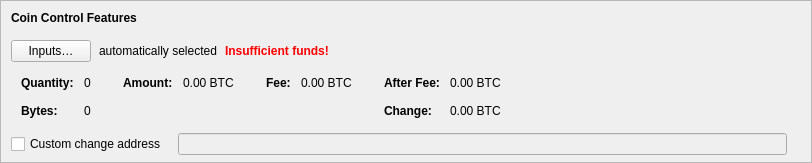
    <widget class="QFrame" name="frameCoinControl">
     <property name="sizePolicy">
      <sizepolicy hsizetype="Expanding" vsizetype="Expanding">
       <horstretch>0</horstretch>
       <verstretch>0</verstretch>
      </sizepolicy>
     </property>
     <property name="maximumSize">
      <size>
       <width>16777215</width>
       <height>16777215</height>
      </size>
     </property>
     <property name="frameShape">
      <enum>QFrame::StyledPanel</enum>
     </property>
     <property name="frameShadow">
      <enum>QFrame::Sunken</enum>
     </property>
     <layout class="QVBoxLayout" name="verticalLayoutCoinControl2">
      <property name="spacing">
       <number>0</number>
      </property>
      <property name="leftMargin">
       <number>0</number>
      </property>
      <property name="topMargin">
       <number>0</number>
      </property>
      <property name="rightMargin">
       <number>0</number>
      </property>
      <property name="bottomMargin">
       <number>6</number>
      </property>
      <item>
       <layout class="QVBoxLayout" name="verticalLayoutCoinControl" stretch="0,0,0,0,1">
        <property name="spacing">
         <number>0</number>
        </property>
        <property name="leftMargin">
         <number>10</number>
        </property>
        <property name="topMargin">
         <number>10</number>
        </property>
        <item>
         <layout class="QHBoxLayout" name="horizontalLayoutCoinControl1">
          <property name="bottomMargin">
           <number>15</number>
          </property>
          <item>
           <widget class="QLabel" name="labelCoinControlFeatures">
            <property name="sizePolicy">
             <sizepolicy hsizetype="Preferred" vsizetype="Maximum">
              <horstretch>0</horstretch>
              <verstretch>0</verstretch>
             </sizepolicy>
            </property>
            <property name="font">
             <font>
              <weight>75</weight>
              <bold>true</bold>
             </font>
            </property>
            <property name="styleSheet">
             <string notr="true">font-weight:bold;</string>
            </property>
            <property name="text">
             <string>Coin Control Features</string>
            </property>
           </widget>
          </item>
         </layout>
        </item>
        <item>
         <layout class="QHBoxLayout" name="horizontalLayoutCoinControl2" stretch="0,0,0,0">
          <property name="spacing">
           <number>8</number>
          </property>
          <property name="bottomMargin">
           <number>10</number>
          </property>
          <item>
           <widget class="QPushButton" name="pushButtonCoinControl">
            <property name="styleSheet">
             <string notr="true"/>
            </property>
            <property name="text">
             <string>Inputs…</string>
            </property>
            <property name="autoDefault">
             <bool>false</bool>
            </property>
           </widget>
          </item>
          <item>
           <widget class="QLabel" name="labelCoinControlAutomaticallySelected">
            <property name="text">
             <string>automatically selected</string>
            </property>
            <property name="margin">
             <number>5</number>
            </property>
           </widget>
          </item>
          <item>
           <widget class="QLabel" name="labelCoinControlInsuffFunds">
            <property name="font">
             <font>
              <weight>75</weight>
              <bold>true</bold>
             </font>
            </property>
            <property name="styleSheet">
             <string notr="true">color:red;font-weight:bold;</string>
            </property>
            <property name="text">
             <string>Insufficient funds!</string>
            </property>
            <property name="margin">
             <number>5</number>
            </property>
           </widget>
          </item>
          <item>
           <spacer name="horizontalSpacerCoinControl">
            <property name="orientation">
             <enum>Qt::Horizontal</enum>
            </property>
            <property name="sizeHint" stdset="0">
             <size>
              <width>40</width>
              <height>1</height>
             </size>
            </property>
           </spacer>
          </item>
         </layout>
        </item>
        <item>
         <widget class="QWidget" name="widgetCoinControl" native="true">
          <property name="sizePolicy">
           <sizepolicy hsizetype="Preferred" vsizetype="Preferred">
            <horstretch>0</horstretch>
            <verstretch>0</verstretch>
           </sizepolicy>
          </property>
          <property name="minimumSize">
           <size>
            <width>0</width>
            <height>0</height>
           </size>
          </property>
          <property name="styleSheet">
           <string notr="true"/>
          </property>
          <layout class="QHBoxLayout" name="horizontalLayoutCoinControl5">
           <property name="leftMargin">
            <number>0</number>
           </property>
           <property name="topMargin">
            <number>0</number>
           </property>
           <property name="rightMargin">
            <number>0</number>
           </property>
           <property name="bottomMargin">
            <number>0</number>
           </property>
           <item>
            <layout class="QHBoxLayout" name="horizontalLayoutCoinControl3" stretch="0,0,0,1">
             <property name="spacing">
              <number>20</number>
             </property>
             <property name="topMargin">
              <number>0</number>
             </property>
             <property name="bottomMargin">
              <number>10</number>
             </property>
             <item>
              <layout class="QFormLayout" name="formLayoutCoinControl1">
               <property name="labelAlignment">
                <set>Qt::AlignLeft|Qt::AlignVCenter</set>
               </property>
               <property name="horizontalSpacing">
                <number>10</number>
               </property>
               <property name="verticalSpacing">
                <number>14</number>
               </property>
               <property name="leftMargin">
                <number>10</number>
               </property>
               <property name="topMargin">
                <number>4</number>
               </property>
               <property name="rightMargin">
                <number>6</number>
               </property>
               <item row="0" column="0">
                <widget class="QLabel" name="labelCoinControlQuantityText">
                 <property name="font">
                  <font>
                   <weight>75</weight>
                   <bold>true</bold>
                  </font>
                 </property>
                 <property name="text">
                  <string>Quantity:</string>
                 </property>
                 <property name="margin">
                  <number>0</number>
                 </property>
                </widget>
               </item>
               <item row="0" column="1">
                <widget class="QLabel" name="labelCoinControlQuantity">
                 <property name="cursor">
                  <cursorShape>IBeamCursor</cursorShape>
                 </property>
                 <property name="contextMenuPolicy">
                  <enum>Qt::ActionsContextMenu</enum>
                 </property>
                 <property name="text">
                  <string notr="true">0</string>
                 </property>
                 <property name="margin">
                  <number>0</number>
                 </property>
                 <property name="textInteractionFlags">
                  <set>Qt::LinksAccessibleByMouse|Qt::TextSelectableByKeyboard|Qt::TextSelectableByMouse</set>
                 </property>
                </widget>
               </item>
               <item row="1" column="0">
                <widget class="QLabel" name="labelCoinControlBytesText">
                 <property name="font">
                  <font>
                   <weight>75</weight>
                   <bold>true</bold>
                  </font>
                 </property>
                 <property name="text">
                  <string>Bytes:</string>
                 </property>
                </widget>
               </item>
               <item row="1" column="1">
                <widget class="QLabel" name="labelCoinControlBytes">
                 <property name="cursor">
                  <cursorShape>IBeamCursor</cursorShape>
                 </property>
                 <property name="contextMenuPolicy">
                  <enum>Qt::ActionsContextMenu</enum>
                 </property>
                 <property name="text">
                  <string notr="true">0</string>
                 </property>
                 <property name="textInteractionFlags">
                  <set>Qt::LinksAccessibleByMouse|Qt::TextSelectableByKeyboard|Qt::TextSelectableByMouse</set>
                 </property>
                </widget>
               </item>
              </layout>
             </item>
             <item>
              <layout class="QFormLayout" name="formLayoutCoinControl2">
               <property name="horizontalSpacing">
                <number>10</number>
               </property>
               <property name="verticalSpacing">
                <number>14</number>
               </property>
               <property name="leftMargin">
                <number>6</number>
               </property>
               <property name="topMargin">
                <number>4</number>
               </property>
               <property name="rightMargin">
                <number>6</number>
               </property>
               <item row="0" column="0">
                <widget class="QLabel" name="labelCoinControlAmountText">
                 <property name="font">
                  <font>
                   <weight>75</weight>
                   <bold>true</bold>
                  </font>
                 </property>
                 <property name="text">
                  <string>Amount:</string>
                 </property>
                 <property name="margin">
                  <number>0</number>
                 </property>
                </widget>
               </item>
               <item row="0" column="1">
                <widget class="QLabel" name="labelCoinControlAmount">
                 <property name="cursor">
                  <cursorShape>IBeamCursor</cursorShape>
                 </property>
                 <property name="contextMenuPolicy">
                  <enum>Qt::ActionsContextMenu</enum>
                 </property>
                 <property name="text">
                  <string notr="true">0.00 BTC</string>
                 </property>
                 <property name="textInteractionFlags">
                  <set>Qt::LinksAccessibleByMouse|Qt::TextSelectableByKeyboard|Qt::TextSelectableByMouse</set>
                 </property>
                </widget>
               </item>
              </layout>
             </item>
             <item>
              <layout class="QFormLayout" name="formLayoutCoinControl3">
               <property name="horizontalSpacing">
                <number>10</number>
               </property>
               <property name="verticalSpacing">
                <number>14</number>
               </property>
               <property name="leftMargin">
                <number>6</number>
               </property>
               <property name="topMargin">
                <number>4</number>
               </property>
               <property name="rightMargin">
                <number>6</number>
               </property>
               <item row="0" column="0">
                <widget class="QLabel" name="labelCoinControlFeeText">
                 <property name="font">
                  <font>
                   <weight>75</weight>
                   <bold>true</bold>
                  </font>
                 </property>
                 <property name="text">
                  <string>Fee:</string>
                 </property>
                 <property name="margin">
                  <number>0</number>
                 </property>
                </widget>
               </item>
               <item row="0" column="1">
                <widget class="QLabel" name="labelCoinControlFee">
                 <property name="cursor">
                  <cursorShape>IBeamCursor</cursorShape>
                 </property>
                 <property name="contextMenuPolicy">
                  <enum>Qt::ActionsContextMenu</enum>
                 </property>
                 <property name="text">
                  <string notr="true">0.00 BTC</string>
                 </property>
                 <property name="textInteractionFlags">
                  <set>Qt::LinksAccessibleByMouse|Qt::TextSelectableByKeyboard|Qt::TextSelectableByMouse</set>
                 </property>
                </widget>
               </item>
              </layout>
             </item>
             <item>
              <layout class="QFormLayout" name="formLayoutCoinControl4">
               <property name="labelAlignment">
                <set>Qt::AlignLeft|Qt::AlignVCenter</set>
               </property>
               <property name="horizontalSpacing">
                <number>10</number>
               </property>
               <property name="verticalSpacing">
                <number>14</number>
               </property>
               <property name="leftMargin">
                <number>6</number>
               </property>
               <property name="topMargin">
                <number>4</number>
               </property>
               <property name="rightMargin">
                <number>6</number>
               </property>
               <item row="0" column="0">
                <widget class="QLabel" name="labelCoinControlAfterFeeText">
                 <property name="font">
                  <font>
                   <weight>75</weight>
                   <bold>true</bold>
                  </font>
                 </property>
                 <property name="text">
                  <string>After Fee:</string>
                 </property>
                 <property name="margin">
                  <number>0</number>
                 </property>
                </widget>
               </item>
               <item row="0" column="1">
                <widget class="QLabel" name="labelCoinControlAfterFee">
                 <property name="cursor">
                  <cursorShape>IBeamCursor</cursorShape>
                 </property>
                 <property name="contextMenuPolicy">
                  <enum>Qt::ActionsContextMenu</enum>
                 </property>
                 <property name="text">
                  <string notr="true">0.00 BTC</string>
                 </property>
                 <property name="textInteractionFlags">
                  <set>Qt::LinksAccessibleByMouse|Qt::TextSelectableByKeyboard|Qt::TextSelectableByMouse</set>
                 </property>
                </widget>
               </item>
               <item row="1" column="0">
                <widget class="QLabel" name="labelCoinControlChangeText">
                 <property name="font">
                  <font>
                   <weight>75</weight>
                   <bold>true</bold>
                  </font>
                 </property>
                 <property name="text">
                  <string>Change:</string>
                 </property>
                </widget>
               </item>
               <item row="1" column="1">
                <widget class="QLabel" name="labelCoinControlChange">
                 <property name="cursor">
                  <cursorShape>IBeamCursor</cursorShape>
                 </property>
                 <property name="contextMenuPolicy">
                  <enum>Qt::ActionsContextMenu</enum>
                 </property>
                 <property name="text">
                  <string notr="true">0.00 BTC</string>
                 </property>
                 <property name="textInteractionFlags">
                  <set>Qt::LinksAccessibleByMouse|Qt::TextSelectableByKeyboard|Qt::TextSelectableByMouse</set>
                 </property>
                </widget>
               </item>
              </layout>
             </item>
            </layout>
           </item>
          </layout>
         </widget>
        </item>
        <item>
         <layout class="QHBoxLayout" name="horizontalLayoutCoinControl4" stretch="0,0,0">
          <property name="spacing">
           <number>12</number>
          </property>
          <property name="sizeConstraint">
           <enum>QLayout::SetDefaultConstraint</enum>
          </property>
          <property name="topMargin">
           <number>5</number>
          </property>
          <property name="rightMargin">
           <number>5</number>
          </property>
          <item>
           <widget class="QCheckBox" name="checkBoxCoinControlChange">
            <property name="toolTip">
             <string>If this is activated, but the change address is empty or invalid, change will be sent to a newly generated address.</string>
            </property>
            <property name="text">
             <string>Custom change address</string>
            </property>
           </widget>
          </item>
          <item>
           <widget class="QValidatedLineEdit" name="lineEditCoinControlChange">
            <property name="enabled">
             <bool>false</bool>
            </property>
            <property name="sizePolicy">
             <sizepolicy hsizetype="Expanding" vsizetype="Fixed">
              <horstretch>0</horstretch>
              <verstretch>0</verstretch>
             </sizepolicy>
            </property>
           </widget>
          </item>
          <item>
           <widget class="QLabel" name="labelCoinControlChangeLabel">
            <property name="sizePolicy">
             <sizepolicy hsizetype="Preferred" vsizetype="Expanding">
              <horstretch>0</horstretch>
              <verstretch>0</verstretch>
             </sizepolicy>
            </property>
            <property name="minimumSize">
             <size>
              <width>0</width>
              <height>0</height>
             </size>
            </property>
            <property name="text">
             <string/>
            </property>
            <property name="margin">
             <number>3</number>
            </property>
           </widget>
          </item>
         </layout>
        </item>
        <item>
         <spacer name="verticalSpacerCoinControl">
          <property name="orientation">
           <enum>Qt::Vertical</enum>
          </property>
          <property name="sizeHint" stdset="0">
           <size>
            <width>800</width>
            <height>1</height>
           </size>
          </property>
         </spacer>
        </item>
       </layout>
      </item>
     </layout>
    </widget>
